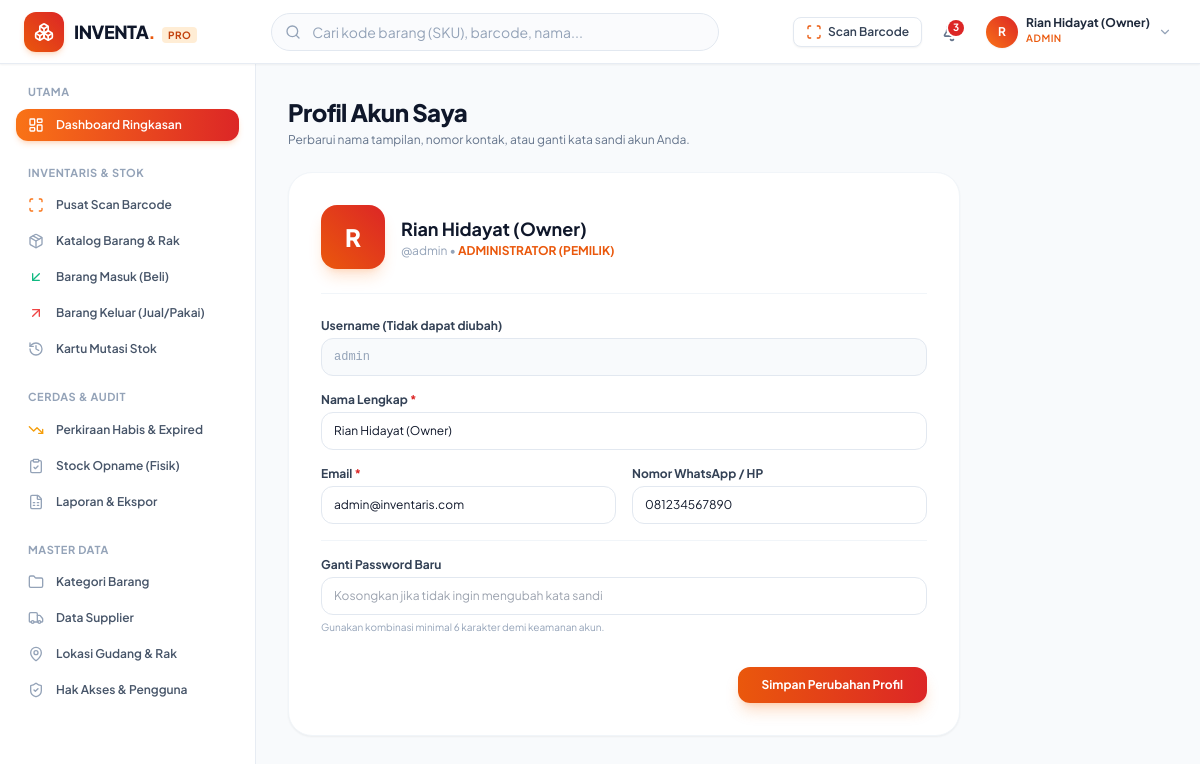
The page /pages/profile.php (signed in) on the database its author committed.
### tables this page shows
CREATE TABLE `users` (
  `id` int NOT NULL,
  `username` varchar(50) NOT NULL,
  `name` varchar(100) NOT NULL,
  `email` varchar(100) NOT NULL,
  `password` varchar(255) NOT NULL,
  `role` enum('admin','petugas') NOT NULL DEFAULT 'petugas',
  `phone` varchar(30) DEFAULT NULL,
  `avatar` varchar(255) DEFAULT NULL,
  `is_active` tinyint(1) NOT NULL DEFAULT '1',
  `created_at` timestamp NULL DEFAULT CURRENT_TIMESTAMP,
  `updated_at` timestamp NULL DEFAULT CURRENT_TIMESTAMP ON UPDATE CURRENT_TIMESTAMP
);

### includes/functions.php (called while the page is built, shortened)
<?php
function sanitize($input): string {
    return htmlspecialchars(trim((string)$input), ENT_QUOTES, 'UTF-8');
}

### pages/profile.php (the view, shortened to what this page needs)
<?php
require_once __DIR__ . '/../includes/header.php';
require_once __DIR__ . '/../includes/navbar.php';
$pdo = db();
$userId = (int)$_SESSION['user']['id'];
$stmt = $pdo->prepare("SELECT * FROM users WHERE id = :id");
$stmt->execute(['id' => $userId]);
$userData = $stmt->fetch();
?>
<div class="flex-1 flex overflow-hidden">
    <?php require_once __DIR__ . '/../includes/sidebar.php'; ?>
    <main class="flex-1 overflow-y-auto md:ml-64 p-4 sm:p-6 lg:p-8 pb-24 md:pb-8">
        <div class="mb-6">
            <h1 class="text-2xl font-black tracking-tight text-slate-900">
                Profil Akun Saya
            </h1>
            <p class="text-xs text-slate-500 mt-1">
                Perbarui nama tampilan, nomor kontak, atau ganti kata sandi akun Anda.
            </p>
        </div>
        <div class="max-w-2xl bg-white rounded-3xl p-6 sm:p-8 shadow-sm border border-slate-100">
            <div class="flex items-center gap-4 pb-6 border-b border-slate-100 mb-6">
                <div class="flex h-16 w-16 items-center justify-center rounded-2xl bg-gradient-to-tr from-brand-600 to-crimson-600 text-white font-black text-2xl shadow-lg shadow-brand-500/20">
                    <?= strtoupper(substr($userData['name'] ?? 'U', 0, 1)) ?>
                </div>
                <div>
                    <h2 class="text-lg font-bold text-slate-900"><?= sanitize($userData['name']) ?></h2>
                    <p class="text-xs text-slate-400">@<?= sanitize($userData['username']) ?> &bull;
                        <span class="font-bold uppercase <?= $userData['role'] === 'admin' ? 'text-brand-600' : 'text-blue-600' ?>">
                            <?= $userData['role'] === 'admin' ? 'Administrator (Pemilik)' : 'Petugas Gudang' ?>
                        </span>
                    </p>
                </div>
            </div>
            <form action="<?= BASE_URL ?>actions/auth_action.php?action=update_profile" method="POST" class="space-y-4 text-xs">
                <div>
                    <label class="block font-bold text-slate-700 mb-1">Username (Tidak dapat diubah)</label>
                    <input type="text" disabled value="<?= sanitize($userData['username']) ?>" class="w-full rounded-xl border border-slate-200 py-2.5 px-3 bg-slate-50 text-slate-400 font-mono">
                </div>
                <div>
                    <label class="block font-bold text-slate-700 mb-1">Nama Lengkap <span class="text-crimson-600">*</span></label>
                    <input type="text" name="name" value="<?= sanitize($userData['name']) ?>" required class="w-full rounded-xl border border-slate-200 py-2.5 px-3 text-slate-900 focus:border-brand-500 focus:outline-none">
                </div>
                <div class="grid grid-cols-1 sm:grid-cols-2 gap-4">
                    <div>
                        <label class="block font-bold text-slate-700 mb-1">Email <span class="text-crimson-600">*</span></label>
                        <input type="email" name="email" value="<?= sanitize($userData['email']) ?>" required class="w-full rounded-xl border border-slate-200 py-2.5 px-3 text-slate-900 focus:border-brand-500 focus:outline-none">
                    </div>
                    <div>
                        <label class="block font-bold text-slate-700 mb-1">Nomor WhatsApp / HP</label>
                        <input type="text" name="phone" value="<?= sanitize($userData['phone'] ?? '') ?>" class="w-full rounded-xl border border-slate-200 py-2.5 px-3 text-slate-900 focus:border-brand-500 focus:outline-none">
                    </div>
                </div>
                <div class="pt-4 border-t border-slate-100">
                    <label class="block font-bold text-slate-700 mb-1">Ganti Password Baru</label>
                    <input type="password" name="new_password" placeholder="Kosongkan jika tidak ingin mengubah kata sandi" class="w-full rounded-xl border border-slate-200 py-2.5 px-3 text-slate-900 focus:border-brand-500 focus:outline-none">
                    <p class="text-[10px] text-slate-400 mt-1">Gunakan kombinasi minimal 6 karakter demi keamanan akun.</p>
                </div>
                <div class="flex justify-end pt-4">
                    <button type="submit" class="rounded-xl bg-gradient-to-r from-brand-600 to-crimson-600 py-2.5 px-6 font-bold text-white shadow-lg shadow-brand-500/25 hover:from-brand-700 hover:to-crimson-700 transition">
                        Simpan Perubahan Profil
                    </button>
                </div>
            </form>
        </div>
    </main>
</div>
<?php require_once __DIR__ . '/../includes/footer.php'; ?>

### rows shown on the page
users: name "R", name "Rian Hidayat (Owner)", username "admin", email "admin@inventaris.com", phone "081234567890"

### other values the page prints
$totalAlerts "3"
substr($user['name'] ?? 'U', 0, 1) "R"
$user['name'] "Rian Hidayat (Owner)"
